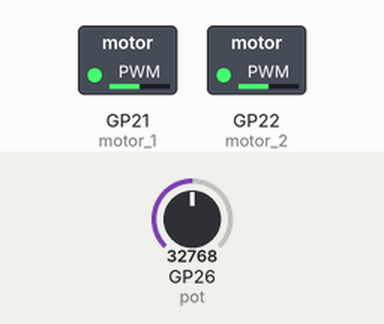
Bench run of a program on a simulated Raspberry Pi Pico running MicroPython. Shown: switched loads named in the program (green lamp = pin HIGH). Inputs (shaded band) come from the test bench; at power-on: GP26 (pot) = 32768 (analog values on the 0–65535 scale).

Above: at 1.2 s.
1.3 s: GP26 (pot) set to 45874
At 2.7 s:
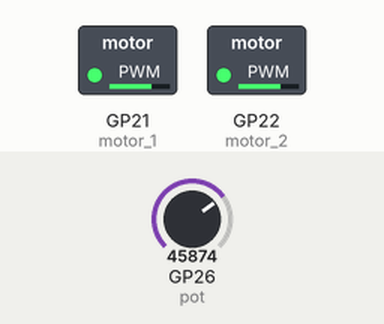
3.1 s: GP26 (pot) set to 57670
At 4.1 s:
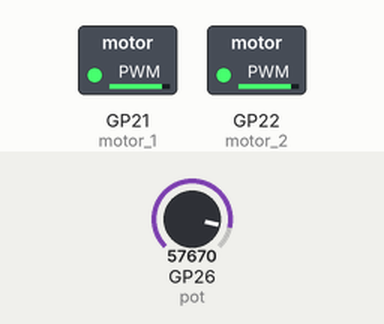
4.9 s: GP26 (pot) set to 7864
At 5.5 s:
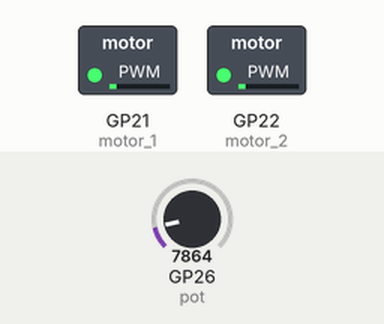
6.7 s: GP26 (pot) set to 32767
At 8.1 s:
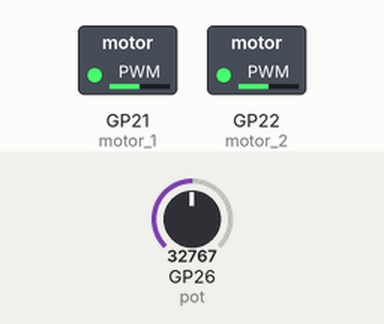
Timing chart, 0 to 9.5 s (numbered marks = the images above; inputs shaded):
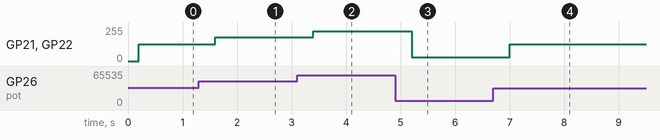

The program:

ferriswheel_v1.py
```python
#Ferris Wheel
# You need 3 batteries for this project.

import time
from machine import PWM, Pin, ADC

pot = ADC(26)
motor_1 = PWM(Pin(21))
motor_2 = PWM(Pin(22))
motor_1.freq(50)
motor_2.freq(50)
motor_1.duty_u16(0)
motor_2.duty_u16(0)
while True:
    pot_val = pot.read_u16()
    time.sleep(0.2)

    if pot_val > 800:
        motor_1.duty_u16(pot_val-400)
        motor_2.duty_u16(pot_val-400)
    else:
        motor_1.duty_u16(0)
        motor_2.duty_u16(0)
```

Measured:
- after the input at 1.3 s, GP21 (motor_1), GP22 (motor_2): 126/255 → 177/255 after 0.30 s
- after the input at 3.1 s, GP21 (motor_1), GP22 (motor_2): 177/255 → 223/255 after 0.30 s
- after the input at 4.9 s, GP21 (motor_1), GP22 (motor_2): 223/255 → 29/255 after 0.30 s
- after the input at 6.7 s, GP21 (motor_1), GP22 (motor_2): 29/255 → 126/255 after 0.30 s
